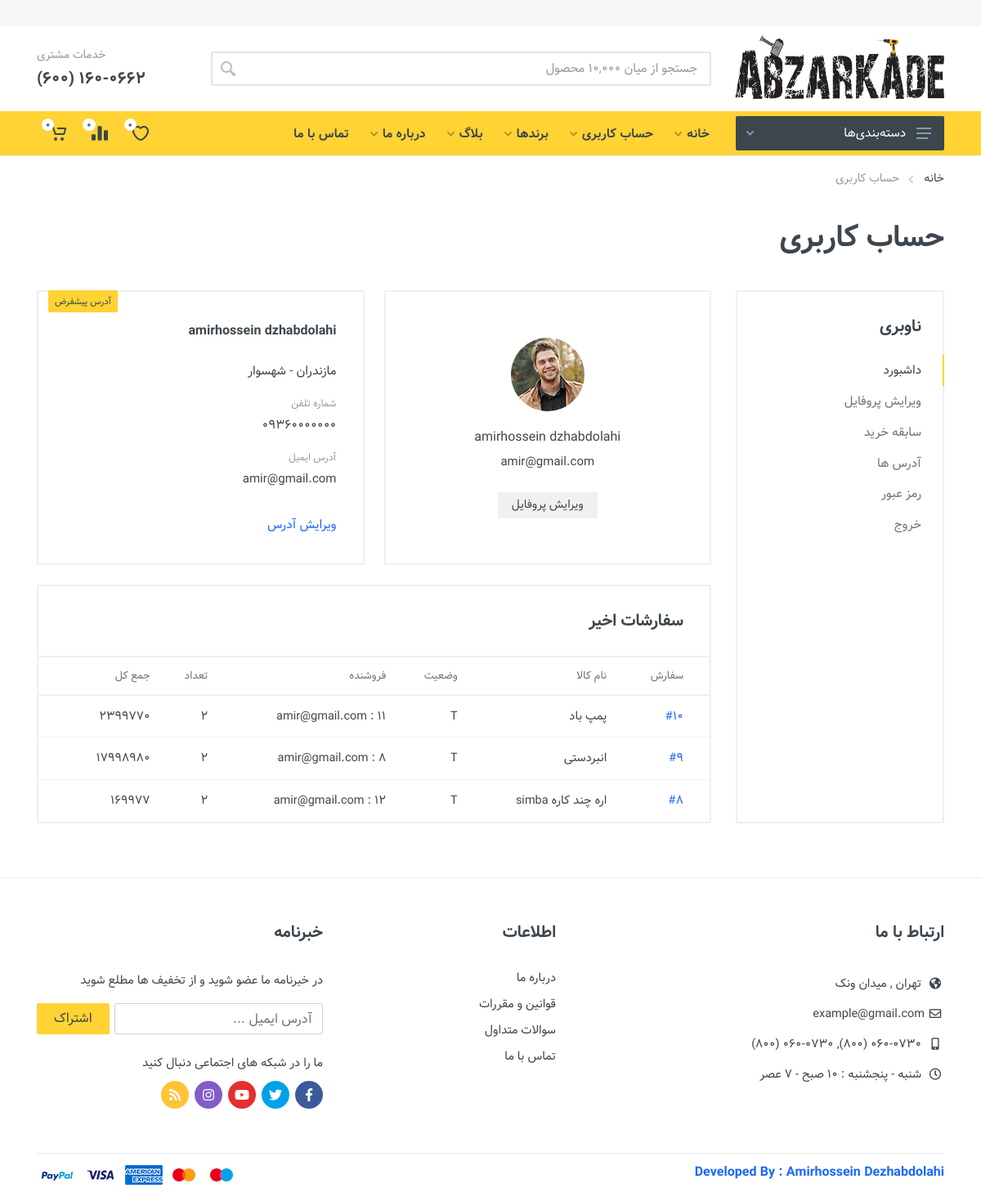
The page /dashboard/ (signed in) on the database as committed earlier.
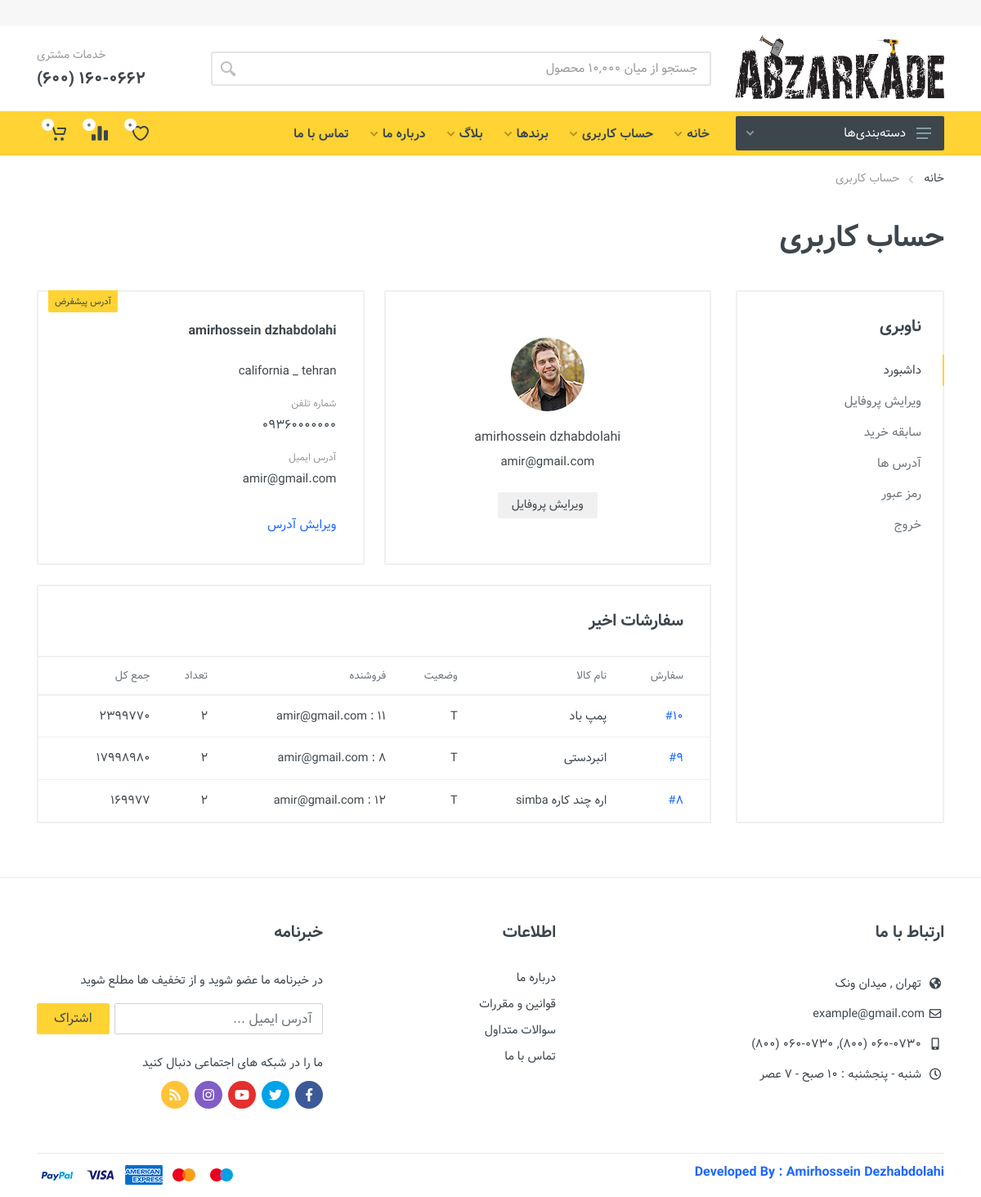
The same page on the database as committed later.
### shop/models.py (models this page shows, shortened)
class User(AbstractUser):
    class GenderChoice(models.TextChoices):
        MALE = "M" ,"Male"
        FEMAILE = "F" ,"Female"
        UNSET = "FM" ,"Unset"
    class NewsChoice(models.TextChoices):
        TRUE = 'T','مشترک خبرنامه'
        FALSE = 'F' , 'عدم اشتراک در خبرنامه'
    id = models.AutoField(primary_key=True)
    first_name = models.CharField(max_length=20 ,null=True ,blank=True)
    last_name = models.CharField(max_length=20 ,null=True ,blank=True)
    age = models.IntegerField(blank=True ,null=True)
    password = models.CharField(max_length=255)
    gender=models.CharField(max_length=2 ,choices=GenderChoice.choices ,default=GenderChoice.UNSET)
    address =models.CharField(max_length=60 ,null=True ,blank=True )
    phone=models.CharField(max_length=15 ,validators=[phone_validator] ,blank=True)
    email=models.EmailField(_('email address') ,unique=True ,  max_length=30 ,blank=True ,null=True)
    city=models.CharField(max_length=100, null=True , blank=True)
    state=models.ForeignKey(States, on_delete=models.CASCADE , null=True,blank=True)
    postcode=models.CharField(max_length=10 , null=True, blank=True)
    date_joind=models.DateField(blank=True ,null=True)
    description=models.TextField(blank=True ,null=True)
    is_active=models.BooleanField(default=True)
    is_staff=models.BooleanField(default=True)
    is_superuser=models.BooleanField(default=False)
    last_login=models.DateField(blank=True ,null=True)
    khabarname=models.CharField(
        max_length=5 ,
        choices=NewsChoice.choices ,
        default=NewsChoice.FALSE ,
        null=True, blank=True
    )
    avatar= models.ImageField(
        upload_to= 'static/images/profile/{0}'.format(strftime('%Y%m%d-%H%M%S',gmtime())) ,
        default='no-image.jpg' ,
        width_field='imagewidth' ,
        height_field='imageheight' ,
        )
    imagewidth = models.PositiveIntegerField(editable = False, default = 65)
    imageheight = models.PositiveIntegerField(editable = False, default = 65)
    USERNAME_FIELD = 'email'
    REQUIRED_FIELDS = []
    class Meta:
        verbose_name_plural = "User"
    def __str__(self):
        return self.email

class Cart(models.Model):
    class SendChoice(models.TextChoices):
        IS_PAYED='T','Payed'
        IS_NOT_PAYED = 'F','Not Payed'
    username = models.ForeignKey(User ,on_delete=models.CASCADE)
    product = models.ForeignKey(Kala ,verbose_name="Products" ,on_delete=models.CASCADE)
    color = models.ForeignKey(Color ,on_delete=models.CASCADE  ,related_name="Color")
    size = models.ForeignKey(ProductSize ,on_delete=models.CASCADE ,related_name="ProductSize")
    material = models.ForeignKey(Materials ,on_delete=models.CASCADE ,related_name="Materials")
    saller=models.ForeignKey(KalaInstance ,on_delete=models.CASCADE ,related_name="Instanse" ,null=True)
    count = models.IntegerField(default=1)
    coupon = models.ForeignKey(Coupon ,on_delete=models.CASCADE ,null=True ,blank=True)
    payed = models.CharField(max_length=1 ,choices=SendChoice.choices ,default=SendChoice.IS_NOT_PAYED)
    class Meta:
        verbose_name_plural ="Carts"
    def total(self):
        return self.saller.price * self.count
    def total_price(self):
        if self.saller.off !=0:
            return self.total() - self.saller.off
        else:
            return self.total()
    def finally_price(self):
        if self.coupon:
            return self.total_price() - self.coupon.off
        return self.total_price()

class Kala(models.Model):
    slug=models.SlugField(allow_unicode=True)
    name=models.CharField(max_length=150)
    brand=models.ForeignKey(Brand ,on_delete=models.SET_NULL, null=True , blank=True , verbose_name='Brand' , related_name='brand')
    size = models.ManyToManyField(ProductSize , help_text="Enter Size of the product")
    mini_description = models.CharField(max_length=200)
    color = models.ManyToManyField(Color , help_text="Select Color of the product")
    material = models.ManyToManyField(Materials , help_text="Select Material of the Product")
    pic0 = models.ImageField(
        upload_to= 'static/images/products/{0}'.format(strftime('%Y%m%d-%H%M%S',gmtime())) ,
        default='no-image.jpg' ,
        width_field='imagewidth' ,
        height_field='imageheight' ,
    )
    pic1 = models.ImageField(
        upload_to= 'static/images/products/{0}'.format(strftime("%Y%m%d - %H%M%S",gmtime())) ,
        default = 'no-image.jpg' ,
        null = True, blank = True ,
    )
    pic2 = models.ImageField(
        upload_to= 'static/images/products/{0}'.format(strftime("%Y%m%d - %H%M%S",gmtime())) ,
        default = 'no-image.jpg' ,
        null = True ,blank = True ,
    )
    pic3 = models.ImageField(
        upload_to= 'static/images/products/{0}'.format(strftime("%Y%m%d - %H%M%S",gmtime())) ,
        default = 'no-image.jpg' ,
        null = True, blank = True,
    )
    pic4 = models.ImageField(
        upload_to= 'static/images/products/{0}'.format(strftime("%Y%m%d - %H%M%S" ,gmtime())) ,
        default = 'no-image.jpg' ,
        null = True, blank = True ,
    )
    category=models.ForeignKey(
        KalaCategory ,
        on_delete=models.SET_NULL ,
        null=True ,
        verbose_name="Category" ,
        related_name= 'Category',
        help_text="category" ,
    )
    description=models.TextField(max_length=255 ,null=True, blank=True)
    imagewidth = models.PositiveIntegerField(editable = False, default = 401)
    imageheight = models.PositiveIntegerField(editable = False, default = 401)
    class Meta:
        verbose_name_plural = "Products"
    def __str__(self):
        return self.name

class KalaInstance(models.Model):
    kala=models.ForeignKey(Kala ,on_delete=models.CASCADE , related_name='kalainstance')
    saller=models.ForeignKey(User , on_delete=models.CASCADE)
    price=models.BigIntegerField(verbose_name='Price')
    off = models.IntegerField(default=0)
    instock = models.IntegerField()
    class Meta:
        verbose_name_plural = "Product Instances"
    def __str__(self):
        return f"{self.id} : {self.saller}"

class Coupon(models.Model):
    code = models.CharField(max_length=20)
    count = models.IntegerField()
    off = models.IntegerField(default=0 , help_text="Off-price")
    expire = models.DateTimeField(verbose_name='Expire Date')
    class Meta:
        verbose_name_plural="Coupons"

### shop/views.py (the view)
# urls.py: path('dashboard/' ,account_dashboard , name='dashboard'),
@login_required(login_url="login")
def account_dashboard(request):
    cart = Cart.objects.filter(username = request.user, payed = 'T')
    salled = []
    for product in cart:
        salled.append(product)
    reverse_list = salled[::-1]
    lenSalled = len(reverse_list)//2
    context = {
        'salled':reverse_list,
        'lenSalled': lenSalled,
    }
    return render(request ,'account-dashboard.html' , context)

### media/templates/account-dashboard.html (shortened to what this page needs)
{% extends 'main/base.html' %}
{% load static %}
{% block body %}
{% if user.is_authenticated %}
		<div class="site__body">
			<div class="page-header">
				<div class="page-header__container container">
					<div class="page-header__breadcrumb">
						<nav aria-label="breadcrumb">
							<ol class="breadcrumb">
								<li class="breadcrumb-item"><a href="{% url 'index' %}">خانه</a>
								</li>
								<li class="breadcrumb-item active" aria-current="page">حساب کاربری</li>
							</ol>
						</nav>
					</div>
					<div class="page-header__title">
						<h1>حساب کاربری</h1></div>
				</div>
			</div>
			<div class="block">
				<div class="container">
					<div class="row">
						<div class="col-12 col-lg-3 d-flex">
							<div class="account-nav flex-grow-1">
								<h4 class="account-nav__title">ناوبری</h4>
								<ul>
									<li class="account-nav__item account-nav__item--active"><a href="{% url 'dashboard' %}">داشبورد</a></li>
									<li class="account-nav__item"><a href="{% url 'profile' %}">ویرایش پروفایل</a></li>
									<li class="account-nav__item"><a href="{% url 'orders' %}">سابقه خرید</a></li>
									<li class="account-nav__item"><a href="{% url 'addresses' %}">آدرس ها</a></li>
									<li class="account-nav__item"><a href="{% url 'change-password' %}">رمز عبور</a></li>
									<li class="account-nav__item"><a href="{% url 'logout'%}">خروج</a></li>
								</ul>
							</div>
						</div>
						<div class="col-12 col-lg-9 mt-4 mt-lg-0">
							<div class="dashboard">
								<div class="dashboard__profile card profile-card">
									<div class="card-body profile-card__body">
										<div class="profile-card__avatar"><img src="{{ user.avatar.url }}" alt=""></div>
										<div class="profile-card__name">{{user.first_name}} {{user.last_name}}</div>
										<div class="profile-card__email">{{user.email}}</div>
										<div class="profile-card__edit"><a href="{% url 'profile' %}" class="btn btn-secondary btn-sm">ویرایش پروفایل</a></div>
									</div>
								</div>
								<div class="dashboard__address card address-card address-card--featured">
									<div class="address-card__badge">آدرس پیشفرض</div>
									<div class="address-card__body">
										<div class="address-card__name">{{user.first_name}} {{user.last_name}}</div>
										<div class="address-card__row">{{user.address}}</div>
										<div class="address-card__row">
											<div class="address-card__row-title">شماره تلفن</div>
											<div class="address-card__row-content"><span class="ltr_text">{{user.phone}}</span></div>
										</div>
										<div class="address-card__row">
											<div class="address-card__row-title">آدرس ایمیل</div>
											<div class="address-card__row-content">{{user.email}}</div>
										</div>
										<div class="address-card__footer"><a href="{% url 'profile' %}">ویرایش آدرس</a></div>
									</div>
								</div>
								<div class="dashboard__orders card">
									<div class="card-header">
										<h5>سفارشات اخیر</h5></div>
									<div class="card-divider"></div>
									<div class="card-table">
										<div class="table-responsive-sm">
											<table>
												<thead>
													<tr>
														<th>سفارش</th>
														<th>نام کالا</th>
														<th>وضعیت</th>
														<th>فروشنده</th>
														<th>تعداد</th>
														<th>جمع کل</th>
													</tr>
												</thead>
												<tbody>
													{% for cart in salled %}
													{% if  forloop.counter < lenSalled %}
													<tr>
														<td><a href="#">#{{ cart.id }}</a></td>
														<td>{{ cart.product }}</td>
														<td>{{ cart.payed }}</td>
														<td>{{ cart.saller }}</td>
														<td>{{ cart.count }}</td>
														<td>{{ cart.finally_price }}</td>
													</tr>
													{% endif %}
													{% endfor %}
												</tbody>
											</table>
										</div>
									</div>
								</div>
							</div>
						</div>
					</div>
				</div>
			</div>
		</div>
{% endif %}
{% endblock %}

Rows that differ between the two databases and show on the page:
changed User "amirhossein": address "مازندران - شهسوار" → "california _ tehran"
